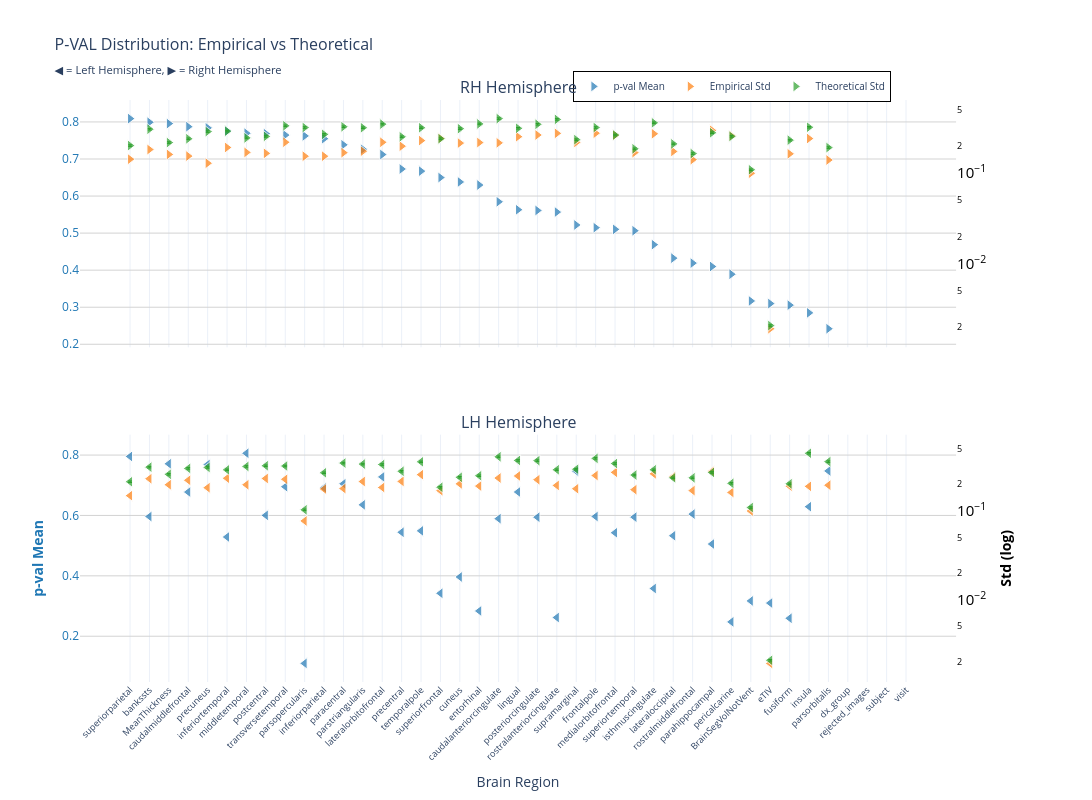
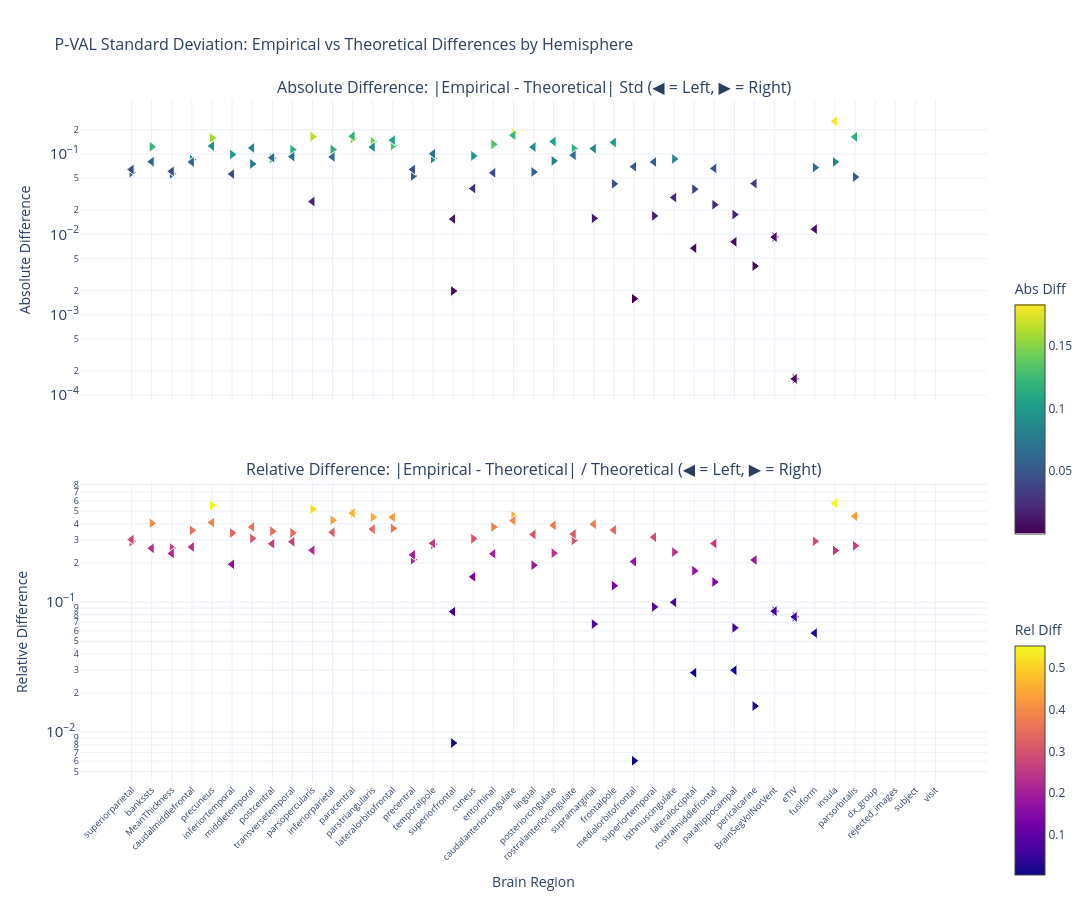

Notebook cell for these charts, in order:
### Markdown cell above
### p-value

### Code cell
nu_nav = df_npvr[(df_npvr["study"] == "longitudinal") & (df_npvr["group"] == "HC-PD")]
data_path = stats_dir / f"student_longitudinal_{METRIC}.parquet"
df, stats = get_test_stats(
    data_path, stat_functions_F, nu_nav, hemisphere=True, study="longitudinal",
    raw_values=True,
)
show_figure(
    stats, hemisphere=True, stat_name="p-val", study="longitudinal", metric=METRIC
)

### Figure 1 — Plotly figure (JSON) as saved in the notebook; plotly's stock layout.template omitted (floating-point values rounded to 4 significant figures)
{"data": [{"hovertemplate": "<b>%{x}</b><br>Mean p-val: %{y:.2f}<br><extra></extra>", "legendgroup": "mean", "marker": {"color": "#1f77b4", "line": {"color": "white", "width": 1}, "opacity": 0.7, "size": 10, "symbol": "triangle-right"}, "mode": "markers", "name": "p-val Mean", "showlegend": true, "type": "scatter", "x": ["superiorparietal", "bankssts", "MeanThickness", "caudalmiddlefrontal", "precuneus", "inferiortemporal", "middletemporal", "postcentral", "transversetemporal", "parsopercularis", "inferiorparietal", "paracentral", "parstriangularis", "lateralorbitofrontal", "precentral", "temporalpole", "superiorfrontal", "cuneus", "entorhinal", "caudalanteriorcingulate", "lingual", "posteriorcingulate", "rostralanteriorcingulate", "supramarginal", "frontalpole", "medialorbitofrontal", "superiortemporal", "isthmuscingulate", "lateraloccipital", "rostralmiddlefrontal", "parahippocampal", "pericalcarine", "BrainSegVolNotVent", "eTIV", "fusiform", "insula", "parsorbitalis", "dx_group", "rejected_images", "subject", "visit"], "xaxis": "x", "y": [0.809, 0.7992, 0.7956, 0.7872, 0.784, 0.7755, 0.7696, 0.7684, 0.7646, 0.7623, 0.7548, 0.7382, 0.7265, 0.7121, 0.673, 0.6673, 0.6499, 0.638, 0.6298, 0.5846, 0.563, 0.5611, 0.5567, 0.522, 0.5147, 0.5101, 0.5064, 0.4689, 0.4325, 0.419, 0.4099, 0.3891, 0.3169, 0.3098, 0.3056, 0.2848, 0.2419, NaN, NaN, NaN, NaN], "yaxis": "y"}, {"hovertemplate": "<b>%{x}</b><br>Empirical Std: %{y:.3f}<br><extra></extra>", "legendgroup": "empirical", "marker": {"color": "#ff7f0e", "line": {"color": "white", "width": 1}, "opacity": 0.7, "size": 10, "symbol": "triangle-right"}, "mode": "markers", "name": "Empirical Std", "showlegend": true, "type": "scatter", "x": ["superiorparietal", "bankssts", "MeanThickness", "caudalmiddlefrontal", "precuneus", "inferiortemporal", "middletemporal", "postcentral", "transversetemporal", "parsopercularis", "inferiorparietal", "paracentral", "parstriangularis", "lateralorbitofrontal", "precentral", "temporalpole", "superiorfrontal", "cuneus", "entorhinal", "caudalanteriorcingulate", "lingual", "posteriorcingulate", "rostralanteriorcingulate", "supramarginal", "frontalpole", "medialorbitofrontal", "superiortemporal", "isthmuscingulate", "lateraloccipital", "rostralmiddlefrontal", "parahippocampal", "pericalcarine", "BrainSegVolNotVent", "eTIV", "fusiform", "insula", "parsorbitalis", "dx_group", "rejected_images", "subject", "visit"], "xaxis": "x", "y": [0.1422, 0.1815, 0.1603, 0.1537, 0.1282, 0.1913, 0.1689, 0.1648, 0.2187, 0.1532, 0.1533, 0.1677, 0.1741, 0.2183, 0.1978, 0.2278, 0.2412, 0.2139, 0.2167, 0.2151, 0.2516, 0.2627, 0.2738, 0.2176, 0.2751, 0.2609, 0.1679, 0.271, 0.1731, 0.1404, 0.2957, 0.2578, 0.09936, 0.001915, 0.1629, 0.2401, 0.1391, NaN, NaN, NaN, NaN], "yaxis": "y2"}, {"error_y": {"array": [0.00399, 0.006048, 0.004306, 0.004741, 0.005692, 0.005757, 0.00485, 0.005038, 0.006591, 0.006309, 0.005303, 0.006433, 0.006273, 0.006877, 0.004985, 0.006273, 0.004752, 0.006129, 0.00692, 0.007913, 0.006188, 0.006847, 0.007754, 0.004638, 0.00631, 0.005215, 0.003674, 0.007107, 0.004165, 0.003254, 0.005524, 0.005042, 0.002158, 4.122e-05, 0.004581, 0.006353, 0.00379, NaN, NaN, NaN, NaN], "arrayminus": [0.00391, 0.005928, 0.004221, 0.004647, 0.005579, 0.005643, 0.004754, 0.004938, 0.00646, 0.006184, 0.005198, 0.006305, 0.006149, 0.00674, 0.004886, 0.006148, 0.004658, 0.006007, 0.006783, 0.007756, 0.006065, 0.006711, 0.0076, 0.004546, 0.006185, 0.005111, 0.003601, 0.006966, 0.004082, 0.00319, 0.005415, 0.004942, 0.002115, 4.04e-05, 0.00449, 0.006227, 0.003715, NaN, NaN, NaN, NaN], "color": "#2ca02c", "thickness": 1, "type": "data", "visible": true, "width": 2}, "hovertemplate": "<b>%{x}</b><br>Theoretical Std: %{y:.3f}<br><extra></extra>", "legendgroup": "theoretical", "marker": {"color": "#2ca02c", "line": {"color": "white", "width": 1}, "opacity": 0.7, "size": 10, "symbol": "triangle-right"}, "mode": "markers", "name": "Theoretical Std", "showlegend": true, "type": "scatter", "x": ["superiorparietal", "bankssts", "MeanThickness", "caudalmiddlefrontal", "precuneus", "inferiortemporal", "middletemporal", "postcentral", "transversetemporal", "parsopercularis", "inferiorparietal", "paracentral", "parstriangularis", "lateralorbitofrontal", "precentral", "temporalpole", "superiorfrontal", "cuneus", "entorhinal", "caudalanteriorcingulate", "lingual", "posteriorcingulate", "rostralanteriorcingulate", "supramarginal", "frontalpole", "medialorbitofrontal", "superiortemporal", "isthmuscingulate", "lateraloccipital", "rostralmiddlefrontal", "parahippocampal", "pericalcarine", "BrainSegVolNotVent", "eTIV", "fusiform", "insula", "parsorbitalis", "dx_group", "rejected_images", "subject", "visit"], "xaxis": "x", "y": [0.2008, 0.3044, 0.2167, 0.2386, 0.2864, 0.2898, 0.2441, 0.2535, 0.3317, 0.3175, 0.2669, 0.3238, 0.3157, 0.3461, 0.2509, 0.3157, 0.2392, 0.3085, 0.3483, 0.3982, 0.3114, 0.3446, 0.3902, 0.2334, 0.3176, 0.2624, 0.1849, 0.3577, 0.2096, 0.1638, 0.278, 0.2537, 0.1086, 0.002075, 0.2305, 0.3197, 0.1908, NaN, NaN, NaN, NaN], "yaxis": "y2"}, {"hovertemplate": "<b>%{x}</b><br>Mean p-val: %{y:.2f}<br><extra></extra>", "legendgroup": "mean", "marker": {"color": "#1f77b4", "line": {"color": "white", "width": 1}, "opacity": 0.7, "size": 10, "symbol": "triangle-left"}, "mode": "markers", "name": "p-val Mean", "showlegend": false, "type": "scatter", "x": ["middletemporal", "superiorparietal", "MeanThickness", "precuneus", "parsorbitalis", "supramarginal", "lateralorbitofrontal", "paracentral", "transversetemporal", "inferiorparietal", "lingual", "caudalmiddlefrontal", "parstriangularis", "insula", "rostralmiddlefrontal", "postcentral", "frontalpole", "bankssts", "superiortemporal", "posteriorcingulate", "caudalanteriorcingulate", "temporalpole", "precentral", "medialorbitofrontal", "lateraloccipital", "inferiortemporal", "parahippocampal", "cuneus", "isthmuscingulate", "superiorfrontal", "BrainSegVolNotVent", "eTIV", "entorhinal", "rostralanteriorcingulate", "fusiform", "pericalcarine", "parsopercularis", "dx_group", "rejected_images", "subject", "visit"], "xaxis": "x2", "y": [0.806, 0.7954, 0.7711, 0.7686, 0.7474, 0.7468, 0.7277, 0.7049, 0.6952, 0.6916, 0.6777, 0.6775, 0.6351, 0.629, 0.6045, 0.6003, 0.5965, 0.5964, 0.5944, 0.5942, 0.5893, 0.549, 0.5443, 0.5427, 0.5328, 0.5286, 0.5054, 0.3962, 0.358, 0.3422, 0.3169, 0.3098, 0.2836, 0.2619, 0.2595, 0.2475, 0.11, NaN, NaN, NaN, NaN], "yaxis": "y3"}, {"hovertemplate": "<b>%{x}</b><br>Empirical Std: %{y:.3f}<br><extra></extra>", "legendgroup": "empirical", "marker": {"color": "#ff7f0e", "line": {"color": "white", "width": 1}, "opacity": 0.7, "size": 10, "symbol": "triangle-left"}, "mode": "markers", "name": "Empirical Std", "showlegend": false, "type": "scatter", "x": ["middletemporal", "superiorparietal", "MeanThickness", "precuneus", "parsorbitalis", "supramarginal", "lateralorbitofrontal", "paracentral", "transversetemporal", "inferiorparietal", "lingual", "caudalmiddlefrontal", "parstriangularis", "insula", "rostralmiddlefrontal", "postcentral", "frontalpole", "bankssts", "superiortemporal", "posteriorcingulate", "caudalanteriorcingulate", "temporalpole", "precentral", "medialorbitofrontal", "lateraloccipital", "inferiortemporal", "parahippocampal", "cuneus", "isthmuscingulate", "superiorfrontal", "BrainSegVolNotVent", "eTIV", "entorhinal", "rostralanteriorcingulate", "fusiform", "pericalcarine", "parsopercularis", "dx_group", "rejected_images", "subject", "visit"], "xaxis": "x2", "y": [0.196, 0.1478, 0.196, 0.1815, 0.1937, 0.1768, 0.1826, 0.1776, 0.2258, 0.1753, 0.2461, 0.22, 0.2129, 0.1879, 0.1684, 0.2306, 0.2491, 0.2291, 0.1725, 0.2234, 0.2332, 0.2546, 0.2138, 0.2701, 0.2412, 0.232, 0.2777, 0.2005, 0.26, 0.1682, 0.09936, 0.001915, 0.1893, 0.1926, 0.1891, 0.1605, 0.07673, NaN, NaN, NaN, NaN], "yaxis": "y4"}, {"error_y": {"array": [0.006257, 0.00421, 0.005103, 0.006099, 0.007089, 0.005825, 0.006578, 0.006828, 0.006327, 0.005311, 0.007312, 0.005948, 0.00665, 0.008804, 0.004659, 0.006368, 0.007711, 0.006146, 0.005008, 0.007272, 0.00803, 0.007056, 0.005522, 0.006748, 0.004659, 0.005728, 0.005357, 0.004723, 0.005737, 0.00365, 0.002158, 4.122e-05, 0.004918, 0.005743, 0.003988, 0.004041, 0.002033, NaN, NaN, NaN, NaN], "arrayminus": [0.006133, 0.004126, 0.005002, 0.005978, 0.006949, 0.005709, 0.006447, 0.006693, 0.006201, 0.005205, 0.007167, 0.00583, 0.006519, 0.008629, 0.004567, 0.006242, 0.007558, 0.006024, 0.004908, 0.007128, 0.007871, 0.006916, 0.005413, 0.006614, 0.004567, 0.005615, 0.005251, 0.004629, 0.005623, 0.003578, 0.002115, 4.04e-05, 0.00482, 0.005629, 0.003909, 0.003961, 0.001993, NaN, NaN, NaN, NaN], "color": "#2ca02c", "thickness": 1, "type": "data", "visible": true, "width": 2}, "hovertemplate": "<b>%{x}</b><br>Theoretical Std: %{y:.3f}<br><extra></extra>", "legendgroup": "theoretical", "marker": {"color": "#2ca02c", "line": {"color": "white", "width": 1}, "opacity": 0.7, "size": 10, "symbol": "triangle-left"}, "mode": "markers", "name": "Theoretical Std", "showlegend": false, "type": "scatter", "x": ["middletemporal", "superiorparietal", "MeanThickness", "precuneus", "parsorbitalis", "supramarginal", "lateralorbitofrontal", "paracentral", "transversetemporal", "inferiorparietal", "lingual", "caudalmiddlefrontal", "parstriangularis", "insula", "rostralmiddlefrontal", "postcentral", "frontalpole", "bankssts", "superiortemporal", "posteriorcingulate", "caudalanteriorcingulate", "temporalpole", "precentral", "medialorbitofrontal", "lateraloccipital", "inferiortemporal", "parahippocampal", "cuneus", "isthmuscingulate", "superiorfrontal", "BrainSegVolNotVent", "eTIV", "entorhinal", "rostralanteriorcingulate", "fusiform", "pericalcarine", "parsopercularis", "dx_group", "rejected_images", "subject", "visit"], "xaxis": "x2", "y": [0.3149, 0.2119, 0.2568, 0.307, 0.3568, 0.2932, 0.3311, 0.3437, 0.3184, 0.2673, 0.368, 0.2994, 0.3347, 0.4431, 0.2345, 0.3205, 0.3881, 0.3093, 0.252, 0.366, 0.4041, 0.3551, 0.2779, 0.3396, 0.2345, 0.2883, 0.2696, 0.2377, 0.2887, 0.1837, 0.1086, 0.002075, 0.2475, 0.289, 0.2007, 0.2034, 0.1023, NaN, NaN, NaN, NaN], "yaxis": "y4"}], "layout": {"annotations": [{"font": {"size": 16}, "showarrow": false, "text": "RH Hemisphere", "x": 0.47, "xanchor": "center", "xref": "paper", "y": 1, "yanchor": "bottom", "yref": "paper"}, {"font": {"size": 16}, "showarrow": false, "text": "LH Hemisphere", "x": 0.47, "xanchor": "center", "xref": "paper", "y": 0.425, "yanchor": "bottom", "yref": "paper"}], "height": 800, "hovermode": "x", "legend": {"bgcolor": "rgba(255, 255, 255, 0.9)", "bordercolor": "black", "borderwidth": 1, "font": {"size": 10}, "orientation": "h", "x": 0.7, "xanchor": "center", "y": 1.05}, "title": {"font": {"size": 16}, "text": "P-VAL Distribution: Empirical vs Theoretical<br><sub>◀ = Left Hemisphere, ▶ = Right Hemisphere</sub>"}, "width": 1400, "xaxis": {"anchor": "y", "domain": [0, 0.94], "matches": "x2", "showticklabels": false}, "xaxis2": {"anchor": "y3", "domain": [0, 0.94], "tickangle": -45, "tickfont": {"size": 9}, "title": {"text": "Brain Region"}}, "yaxis": {"anchor": "x", "domain": [0.575, 1], "gridcolor": "lightgray", "showgrid": true, "tickfont": {"color": "#1f77b4"}, "title": {"font": {"color": "#1f77b4"}, "text": ""}}, "yaxis2": {"anchor": "x", "exponentformat": "power", "overlaying": "y", "showgrid": false, "side": "right", "tickfont": {"color": "black"}, "title": {"font": {"color": "black"}, "text": ""}, "type": "log"}, "yaxis3": {"anchor": "x2", "domain": [0, 0.425], "gridcolor": "lightgray", "showgrid": true, "tickfont": {"color": "#1f77b4"}, "title": {"font": {"color": "#1f77b4"}, "text": "<b>p-val Mean</b>"}}, "yaxis4": {"anchor": "x2", "exponentformat": "power", "overlaying": "y3", "showgrid": false, "side": "right", "tickfont": {"color": "black"}, "title": {"font": {"color": "black"}, "text": "<b>Std (log)</b>"}, "type": "log"}}}

### Figure 2 — Plotly figure (JSON) as saved in the notebook; plotly's stock layout.template omitted (floating-point values rounded to 4 significant figures)
{"data": [{"hovertemplate": "<b>%{x}</b><br>Hemisphere: %{text}<br>Abs Diff: %{y:.4f}<br><extra></extra>", "legendgroup": "abs_rh", "marker": {"color": [0.05859, 0.1229, 0.05638, 0.08494, 0.1583, 0.09845, 0.07522, 0.08876, 0.113, 0.1643, 0.1136, 0.1561, 0.1417, 0.1278, 0.0531, 0.08787, 0.001978, 0.09462, 0.1316, 0.1831, 0.0598, 0.08193, 0.1164, 0.01582, 0.04249, 0.001585, 0.01698, 0.0867, 0.03647, 0.02335, 0.01764, 0.004033, 0.009258, 0.0001597, 0.06768, 0.07967, 0.05164, NaN, NaN, NaN, NaN], "colorbar": {"len": 0.4, "title": {"text": "Abs Diff"}, "y": 0.75, "yanchor": "top"}, "colorscale": [[0, "#440154"], [0.1111, "#482878"], [0.2222, "#3e4989"], [0.3333, "#31688e"], [0.4444, "#26828e"], [0.5556, "#1f9e89"], [0.6667, "#35b779"], [0.7778, "#6ece58"], [0.8889, "#b5de2b"], [1, "#fde725"]], "line": {"color": "white", "width": 1}, "showscale": true, "size": 10, "symbol": "triangle-right"}, "mode": "markers", "name": "Absolute (rh)", "showlegend": false, "text": ["rh", "rh", "rh", "rh", "rh", "rh", "rh", "rh", "rh", "rh", "rh", "rh", "rh", "rh", "rh", "rh", "rh", "rh", "rh", "rh", "rh", "rh", "rh", "rh", "rh", "rh", "rh", "rh", "rh", "rh", "rh", "rh", "rh", "rh", "rh", "rh", "rh", "rh", "rh", "rh", "rh"], "type": "scatter", "x": ["superiorparietal", "bankssts", "MeanThickness", "caudalmiddlefrontal", "precuneus", "inferiortemporal", "middletemporal", "postcentral", "transversetemporal", "parsopercularis", "inferiorparietal", "paracentral", "parstriangularis", "lateralorbitofrontal", "precentral", "temporalpole", "superiorfrontal", "cuneus", "entorhinal", "caudalanteriorcingulate", "lingual", "posteriorcingulate", "rostralanteriorcingulate", "supramarginal", "frontalpole", "medialorbitofrontal", "superiortemporal", "isthmuscingulate", "lateraloccipital", "rostralmiddlefrontal", "parahippocampal", "pericalcarine", "BrainSegVolNotVent", "eTIV", "fusiform", "insula", "parsorbitalis", "dx_group", "rejected_images", "subject", "visit"], "xaxis": "x", "y": [0.05859, 0.1229, 0.05638, 0.08494, 0.1583, 0.09845, 0.07522, 0.08876, 0.113, 0.1643, 0.1136, 0.1561, 0.1417, 0.1278, 0.0531, 0.08787, 0.001978, 0.09462, 0.1316, 0.1831, 0.0598, 0.08193, 0.1164, 0.01582, 0.04249, 0.001585, 0.01698, 0.0867, 0.03647, 0.02335, 0.01764, 0.004033, 0.009258, 0.0001597, 0.06768, 0.07967, 0.05164, NaN, NaN, NaN, NaN], "yaxis": "y"}, {"hovertemplate": "<b>%{x}</b><br>Hemisphere: %{text}<br>Rel Diff: %{y:.2%}<br><extra></extra>", "legendgroup": "rel_rh", "marker": {"color": [0.2918, 0.4036, 0.2601, 0.356, 0.5525, 0.3398, 0.3082, 0.3501, 0.3406, 0.5176, 0.4256, 0.482, 0.4487, 0.3692, 0.2116, 0.2783, 0.008268, 0.3067, 0.3778, 0.4599, 0.192, 0.2378, 0.2983, 0.06775, 0.1338, 0.006039, 0.09182, 0.2424, 0.174, 0.1426, 0.06345, 0.0159, 0.08524, 0.07699, 0.2936, 0.2492, 0.2707, NaN, NaN, NaN, NaN], "colorbar": {"len": 0.4, "title": {"text": "Rel Diff"}, "y": 0.25, "yanchor": "top"}, "colorscale": [[0, "#0d0887"], [0.1111, "#46039f"], [0.2222, "#7201a8"], [0.3333, "#9c179e"], [0.4444, "#bd3786"], [0.5556, "#d8576b"], [0.6667, "#ed7953"], [0.7778, "#fb9f3a"], [0.8889, "#fdca26"], [1, "#f0f921"]], "line": {"color": "white", "width": 1}, "showscale": true, "size": 10, "symbol": "triangle-right"}, "mode": "markers", "name": "Relative (rh)", "showlegend": false, "text": ["rh", "rh", "rh", "rh", "rh", "rh", "rh", "rh", "rh", "rh", "rh", "rh", "rh", "rh", "rh", "rh", "rh", "rh", "rh", "rh", "rh", "rh", "rh", "rh", "rh", "rh", "rh", "rh", "rh", "rh", "rh", "rh", "rh", "rh", "rh", "rh", "rh", "rh", "rh", "rh", "rh"], "type": "scatter", "x": ["superiorparietal", "bankssts", "MeanThickness", "caudalmiddlefrontal", "precuneus", "inferiortemporal", "middletemporal", "postcentral", "transversetemporal", "parsopercularis", "inferiorparietal", "paracentral", "parstriangularis", "lateralorbitofrontal", "precentral", "temporalpole", "superiorfrontal", "cuneus", "entorhinal", "caudalanteriorcingulate", "lingual", "posteriorcingulate", "rostralanteriorcingulate", "supramarginal", "frontalpole", "medialorbitofrontal", "superiortemporal", "isthmuscingulate", "lateraloccipital", "rostralmiddlefrontal", "parahippocampal", "pericalcarine", "BrainSegVolNotVent", "eTIV", "fusiform", "insula", "parsorbitalis", "dx_group", "rejected_images", "subject", "visit"], "xaxis": "x2", "y": [0.2918, 0.4036, 0.2601, 0.356, 0.5525, 0.3398, 0.3082, 0.3501, 0.3406, 0.5176, 0.4256, 0.482, 0.4487, 0.3692, 0.2116, 0.2783, 0.008268, 0.3067, 0.3778, 0.4599, 0.192, 0.2378, 0.2983, 0.06775, 0.1338, 0.006039, 0.09182, 0.2424, 0.174, 0.1426, 0.06345, 0.0159, 0.08524, 0.07699, 0.2936, 0.2492, 0.2707, NaN, NaN, NaN, NaN], "yaxis": "y2"}, {"hovertemplate": "<b>%{x}</b><br>Hemisphere: %{text}<br>Abs Diff: %{y:.4f}<br><extra></extra>", "legendgroup": "abs_lh", "marker": {"color": [0.119, 0.0641, 0.0608, 0.1255, 0.1631, 0.1163, 0.1485, 0.1661, 0.09263, 0.09193, 0.1219, 0.07937, 0.1218, 0.2551, 0.0661, 0.08993, 0.139, 0.08016, 0.07951, 0.1426, 0.1709, 0.1005, 0.06412, 0.0695, 0.006726, 0.05628, 0.008072, 0.03718, 0.02875, 0.01552, 0.009258, 0.0001597, 0.0582, 0.09644, 0.01161, 0.04287, 0.0256, NaN, NaN, NaN, NaN], "colorbar": {"len": 0.4, "title": {"text": "Abs Diff"}, "y": 0.75, "yanchor": "top"}, "colorscale": [[0, "#440154"], [0.1111, "#482878"], [0.2222, "#3e4989"], [0.3333, "#31688e"], [0.4444, "#26828e"], [0.5556, "#1f9e89"], [0.6667, "#35b779"], [0.7778, "#6ece58"], [0.8889, "#b5de2b"], [1, "#fde725"]], "line": {"color": "white", "width": 1}, "showscale": false, "size": 10, "symbol": "triangle-left"}, "mode": "markers", "name": "Absolute (lh)", "showlegend": false, "text": ["lh", "lh", "lh", "lh", "lh", "lh", "lh", "lh", "lh", "lh", "lh", "lh", "lh", "lh", "lh", "lh", "lh", "lh", "lh", "lh", "lh", "lh", "lh", "lh", "lh", "lh", "lh", "lh", "lh", "lh", "lh", "lh", "lh", "lh", "lh", "lh", "lh", "lh", "lh", "lh", "lh"], "type": "scatter", "x": ["middletemporal", "superiorparietal", "MeanThickness", "precuneus", "parsorbitalis", "supramarginal", "lateralorbitofrontal", "paracentral", "transversetemporal", "inferiorparietal", "lingual", "caudalmiddlefrontal", "parstriangularis", "insula", "rostralmiddlefrontal", "postcentral", "frontalpole", "bankssts", "superiortemporal", "posteriorcingulate", "caudalanteriorcingulate", "temporalpole", "precentral", "medialorbitofrontal", "lateraloccipital", "inferiortemporal", "parahippocampal", "cuneus", "isthmuscingulate", "superiorfrontal", "BrainSegVolNotVent", "eTIV", "entorhinal", "rostralanteriorcingulate", "fusiform", "pericalcarine", "parsopercularis", "dx_group", "rejected_images", "subject", "visit"], "xaxis": "x", "y": [0.119, 0.0641, 0.0608, 0.1255, 0.1631, 0.1163, 0.1485, 0.1661, 0.09263, 0.09193, 0.1219, 0.07937, 0.1218, 0.2551, 0.0661, 0.08993, 0.139, 0.08016, 0.07951, 0.1426, 0.1709, 0.1005, 0.06412, 0.0695, 0.006726, 0.05628, 0.008072, 0.03718, 0.02875, 0.01552, 0.009258, 0.0001597, 0.0582, 0.09644, 0.01161, 0.04287, 0.0256, NaN, NaN, NaN, NaN], "yaxis": "y"}, {"hovertemplate": "<b>%{x}</b><br>Hemisphere: %{text}<br>Rel Diff: %{y:.2%}<br><extra></extra>", "legendgroup": "rel_lh", "marker": {"color": [0.3777, 0.3025, 0.2367, 0.4087, 0.4572, 0.3968, 0.4485, 0.4833, 0.2909, 0.344, 0.3312, 0.2651, 0.3639, 0.5759, 0.2819, 0.2806, 0.3582, 0.2592, 0.3155, 0.3896, 0.4229, 0.2831, 0.2307, 0.2047, 0.02868, 0.1952, 0.02994, 0.1564, 0.0996, 0.0845, 0.08524, 0.07699, 0.2351, 0.3337, 0.05782, 0.2108, 0.2501, NaN, NaN, NaN, NaN], "colorbar": {"len": 0.4, "title": {"text": "Rel Diff"}, "y": 0.25, "yanchor": "top"}, "colorscale": [[0, "#0d0887"], [0.1111, "#46039f"], [0.2222, "#7201a8"], [0.3333, "#9c179e"], [0.4444, "#bd3786"], [0.5556, "#d8576b"], [0.6667, "#ed7953"], [0.7778, "#fb9f3a"], [0.8889, "#fdca26"], [1, "#f0f921"]], "line": {"color": "white", "width": 1}, "showscale": false, "size": 10, "symbol": "triangle-left"}, "mode": "markers", "name": "Relative (lh)", "showlegend": false, "text": ["lh", "lh", "lh", "lh", "lh", "lh", "lh", "lh", "lh", "lh", "lh", "lh", "lh", "lh", "lh", "lh", "lh", "lh", "lh", "lh", "lh", "lh", "lh", "lh", "lh", "lh", "lh", "lh", "lh", "lh", "lh", "lh", "lh", "lh", "lh", "lh", "lh", "lh", "lh", "lh", "lh"], "type": "scatter", "x": ["middletemporal", "superiorparietal", "MeanThickness", "precuneus", "parsorbitalis", "supramarginal", "lateralorbitofrontal", "paracentral", "transversetemporal", "inferiorparietal", "lingual", "caudalmiddlefrontal", "parstriangularis", "insula", "rostralmiddlefrontal", "postcentral", "frontalpole", "bankssts", "superiortemporal", "posteriorcingulate", "caudalanteriorcingulate", "temporalpole", "precentral", "medialorbitofrontal", "lateraloccipital", "inferiortemporal", "parahippocampal", "cuneus", "isthmuscingulate", "superiorfrontal", "BrainSegVolNotVent", "eTIV", "entorhinal", "rostralanteriorcingulate", "fusiform", "pericalcarine", "parsopercularis", "dx_group", "rejected_images", "subject", "visit"], "xaxis": "x2", "y": [0.3777, 0.3025, 0.2367, 0.4087, 0.4572, 0.3968, 0.4485, 0.4833, 0.2909, 0.344, 0.3312, 0.2651, 0.3639, 0.5759, 0.2819, 0.2806, 0.3582, 0.2592, 0.3155, 0.3896, 0.4229, 0.2831, 0.2307, 0.2047, 0.02868, 0.1952, 0.02994, 0.1564, 0.0996, 0.0845, 0.08524, 0.07699, 0.2351, 0.3337, 0.05782, 0.2108, 0.2501, NaN, NaN, NaN, NaN], "yaxis": "y2"}], "layout": {"annotations": [{"font": {"size": 16}, "showarrow": false, "text": "Absolute Difference: |Empirical - Theoretical| Std (◀ = Left, ▶ = Right)", "x": 0.5, "xanchor": "center", "xref": "paper", "y": 1, "yanchor": "bottom", "yref": "paper"}, {"font": {"size": 16}, "showarrow": false, "text": "Relative Difference: |Empirical - Theoretical| / Theoretical (◀ = Left, ▶ = Right)", "x": 0.5, "xanchor": "center", "xref": "paper", "y": 0.44, "yanchor": "bottom", "yref": "paper"}], "height": 900, "hovermode": "x unified", "showlegend": false, "title": {"font": {"size": 16}, "text": "P-VAL Standard Deviation: Empirical vs Theoretical Differences by Hemisphere"}, "width": 1400, "xaxis": {"anchor": "y", "domain": [0, 1], "showticklabels": false}, "xaxis2": {"anchor": "y2", "domain": [0, 1], "tickangle": -45, "tickfont": {"size": 9}, "title": {"text": "Brain Region"}}, "yaxis": {"anchor": "x", "domain": [0.56, 1], "exponentformat": "power", "title": {"text": "Absolute Difference"}, "type": "log"}, "yaxis2": {"anchor": "x2", "domain": [0, 0.44], "exponentformat": "power", "title": {"text": "Relative Difference"}, "type": "log"}}}
